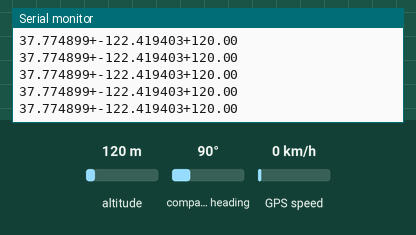
Recording of a sketch running on a simulated Arduino Uno, built for the host (arithmetic inside an expression is 32-bit, double 64-bit). On the bench: the last lines printed to the serial monitor. The inputs (shaded band) are chosen by the test bench; at power-on: altitude 120 m, compass heading 90°, GPS speed 0 km/h. The GPS gets a fix after 3 s at 37.7749, -122.4194 with 8 satellites.

Above: at 4.8 s.
4.9 s: altitude set to 20 m
At 5.9 s:
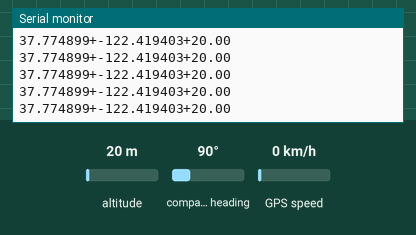
6.6 s: altitude set to 250 m
At 7.5 s:
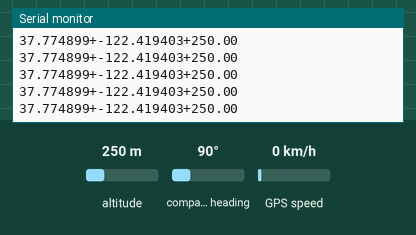
Timing chart, 0 to 9.6 s (numbered marks = the images above; inputs shaded):
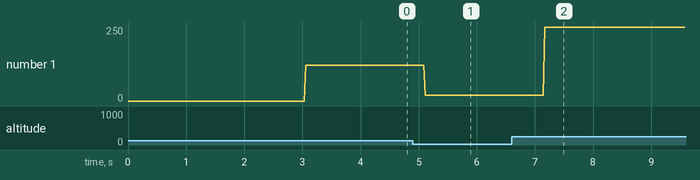

Measured:
- after the input at 4.9 s, the serial monitor: prints a new line after 0.22 s (image 1)
- after the input at 6.6 s, the serial monitor: prints a new line after 0.57 s (image 2)
- plotted number 1: 120 → 20 after the input at 4.9 s, 20 → 250 after the input at 6.6 s

The sketch:

GPS_con_libreria_NMEAGPS.ino
```cpp
#include <NMEAGPS.h>
double altitudDato;
double longitudDato;
double latitudDato;
//======================================================================
//  Program: NMEAsimple.ino
//
//  Description:  This program shows simple usage of NeoGPS
//
//  Prerequisites:
//     1) NMEA.ino works with your device (correct TX/RX pins and baud rate)
//     2) At least one of the RMC, GGA or GLL sentences have been enabled in NMEAGPS_cfg.h.
//     3) Your device at least one of those sentences (use NMEAorder.ino to confirm).
//     4) LAST_SENTENCE_IN_INTERVAL has been set to one of those sentences in NMEAGPS_cfg.h (use NMEAorder.ino).
//     5) LOCATION and ALTITUDE have been enabled in GPSfix_cfg.h
//
//  'Serial' is for debug output to the Serial Monitor window.
//
//  License:
//    Copyright (C) 2014-2017, SlashDevin
//
//    This file is part of NeoGPS
//
//    NeoGPS is free software: you can redistribute it and/or modify
//    it under the terms of the GNU General Public License as published by
//    the Free Software Foundation, either version 3 of the License, or
//    (at your option) any later version.
//
//    NeoGPS is distributed in the hope that it will be useful,
//    but WITHOUT ANY WARRANTY; without even the implied warranty of
//    MERCHANTABILITY or FITNESS FOR A PARTICULAR PURPOSE.  See the
//    GNU General Public License for more details.
//
//    You should have received a copy of the GNU General Public License
//    along with NeoGPS.  If not, see <http://www.gnu.org/licenses/>.
//
//======================================================================

#include <GPSport.h>

NMEAGPS  gps; // This parses the GPS characters
gps_fix  fix; // This holds on to the latest values

void setup()
{
  DEBUG_PORT.begin(9600);
  while (!Serial)
    ;
  DEBUG_PORT.print( F("NMEAsimple.INO: started\n") );

  gpsPort.begin(9600);
}

//--------------------------

void loop()
{
  while (gps.available( gpsPort )) {
    fix = gps.read();
    if (fix.valid.location) {
      latitudDato = fix.latitude();
      longitudDato = fix.longitude();
    }
    if (fix.valid.altitude){
      altitudDato = fix.altitude();
    }
  }
  DEBUG_PORT.print((latitudDato),6);
  DEBUG_PORT.print("+");
  DEBUG_PORT.print((longitudDato),6);
  DEBUG_PORT.print("+");
  DEBUG_PORT.println(altitudDato);
}
```
